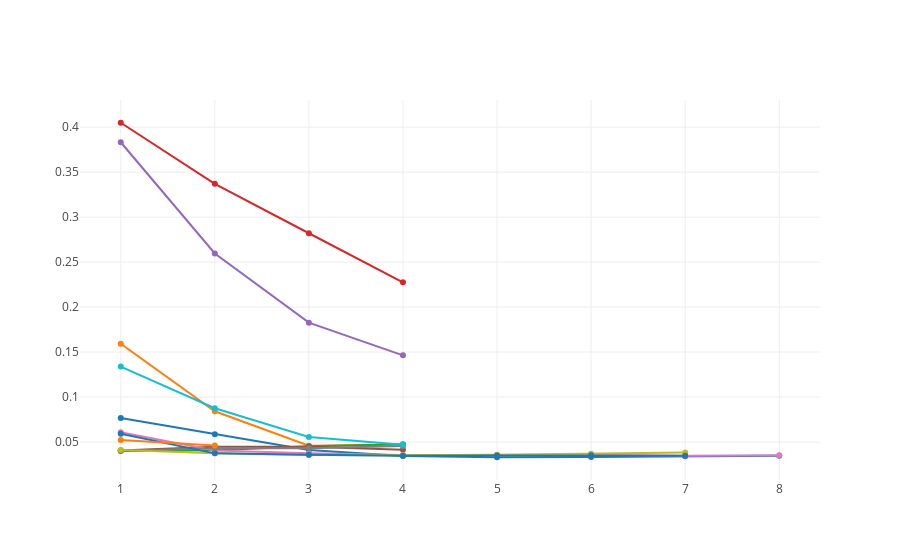

Notebook source saved alongside this figure:
### Code cell
plot_intermediate_values(study)

### Figure 1 — Plotly figure (JSON) as saved in the notebook; plotly's stock layout.template omitted (floating-point values rounded to 4 significant figures)
{"data": [{"type": "scatter", "uid": "87211143-8ff7-4ce4-a886-c5b2040381b6", "x": [1, 2, 3, 4, 5, 6, 7, 8], "y": [0.07671, 0.05874, 0.04105, 0.03445, 0.0331, 0.0334, 0.03414, 0.03468]}, {"type": "scatter", "uid": "e9aad342-66ef-4d89-8d7b-baf918e0b3f9", "x": [1, 2, 3, 4], "y": [0.1592, 0.08421, 0.0459, 0.04689]}, {"type": "scatter", "uid": "086508b4-42ee-452a-8fd9-0f643581f3e7", "x": [1, 2, 3, 4], "y": [0.04002, 0.04078, 0.0452, 0.04755]}, {"type": "scatter", "uid": "6f1122af-0de5-4d73-9f46-681813cf9ac4", "x": [1, 2, 3, 4], "y": [0.4049, 0.337, 0.2821, 0.2276]}, {"type": "scatter", "uid": "4d1f4468-8e55-4cdd-b7b7-1e348f5e03f7", "x": [1, 2, 3, 4], "y": [0.3832, 0.2596, 0.1827, 0.1464]}, {"type": "scatter", "uid": "60dce6bd-7edd-4560-869a-b794fd4130cf", "x": [1, 2, 3, 4], "y": [0.04061, 0.04485, 0.04483, 0.04132]}, {"type": "scatter", "uid": "c35b7ade-d0c9-400e-8847-421723fc1abf", "x": [1, 2, 3, 4, 5, 6, 7, 8], "y": [0.06084, 0.04069, 0.03768, 0.03548, 0.0356, 0.03591, 0.03479, 0.03543]}, {"type": "scatter", "uid": "64245bbd-b1b2-49d3-a07a-0aa6974b4d88", "x": [1, 2, 3, 4], "y": [0.04021, 0.04308, 0.04301, 0.04575]}, {"type": "scatter", "uid": "286d9f79-7e25-4174-b151-be12725ca9b5", "x": [1, 2, 3, 4, 5, 6, 7], "y": [0.04124, 0.0376, 0.03553, 0.03523, 0.03595, 0.03698, 0.03825]}, {"type": "scatter", "uid": "0a7698c3-7a1f-4848-957c-e38176e8eeb2", "x": [1, 2, 3, 4], "y": [0.1339, 0.08755, 0.05571, 0.04703]}, {"type": "scatter", "uid": "51901c80-5878-4a19-90be-dfa6d977d426", "x": [1, 2, 3, 4, 5, 6, 7], "y": [0.05921, 0.03742, 0.03586, 0.03464, 0.03495, 0.03524, 0.03486]}, {"type": "scatter", "uid": "49a40cbc-231f-451f-a510-0cebadeaf997", "x": [1, 2], "y": [0.0524, 0.04612]}], "layout": {"autosize": true, "showlegend": false, "xaxis": {"autorange": true, "range": [0.5922, 8.408], "type": "linear"}, "yaxis": {"autorange": true, "range": [0.00587, 0.4321], "type": "linear"}}}
